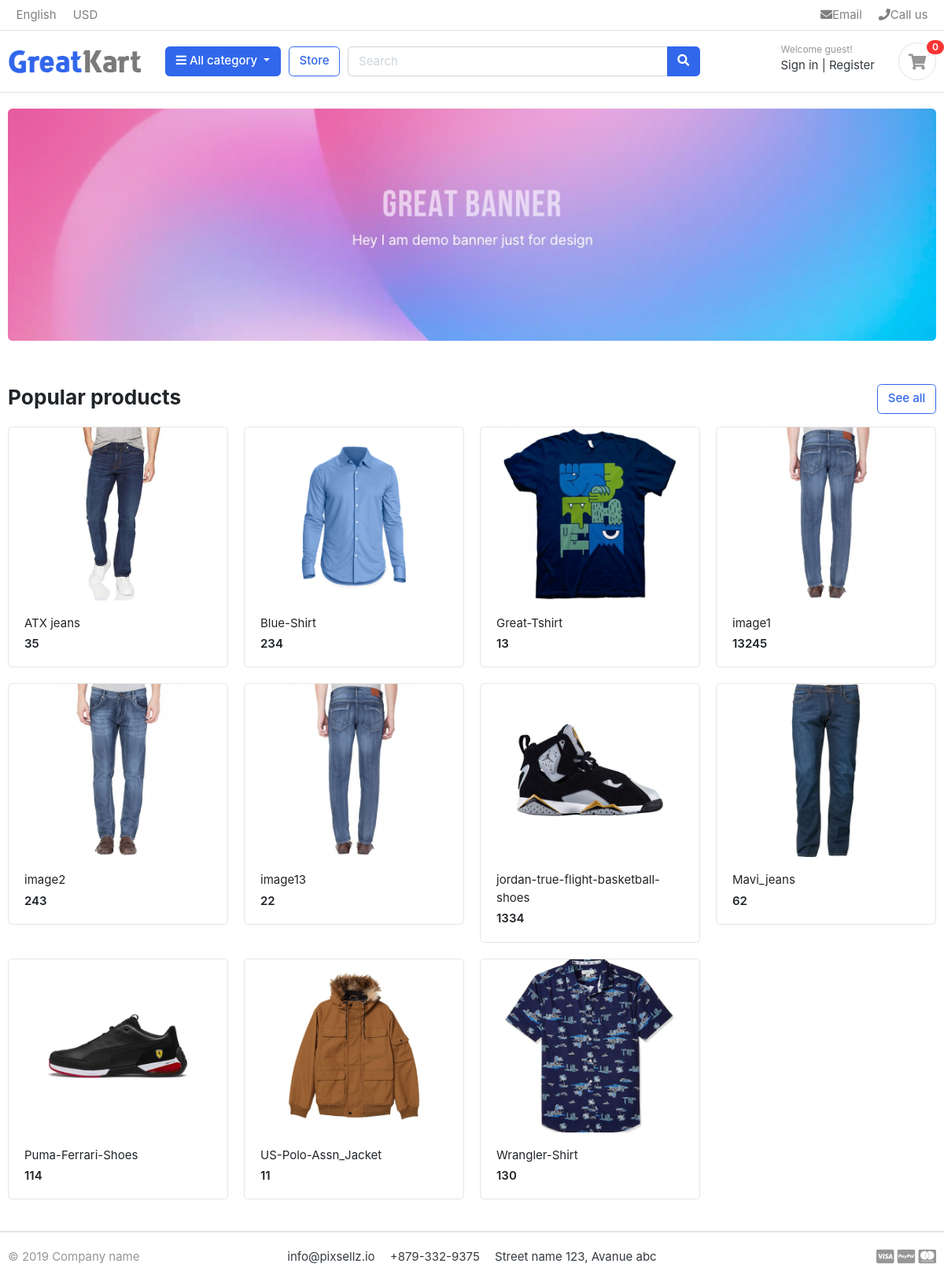
The page / on the database its author committed.
### store/models.py (models this page shows, shortened)
class Product(models.Model):
    product_name = models.CharField(max_length=200, unique=True)
    slug = models.SlugField(max_length=200, unique=True)
    description = models.TextField(max_length=500, blank=True)
    price = models.IntegerField()
    image = models.ImageField(upload_to='photos/products')
    stock = models.IntegerField()
    is_available = models.BooleanField(default=True)
    category = models.ForeignKey('category.Category', on_delete=models.CASCADE)
    created_date = models.DateTimeField(auto_now_add=True)
    modified_date = models.DateTimeField(auto_now=True)
    def get_url(self):
        return reverse('product_detail', args=[self.category.slug, self.slug])

### greatkart/views.py (the view)
# urls.py: 2. Add a URL to urlpatterns:  path('', views.home, name='home')
def home(request):
    products = Product.objects.all().filter(is_available=True)
    context = {
        'products': products,
    }
    return render(request, 'home.html', context)

### carts/context_processors.py (called while the page is built)
def counter(request):
    cart_count = 0
    if 'admin' in request.path:
        return {}
    else:
        try:
            cart = Cart.objects.filter(cart_id=_cart_id(request))
            if request.user.is_authenticated:
                cart_items = CartItem.objects.filter(user=request.user)
            else:
                cart_items = CartItem.objects.filter(cart=cart[:1])
            for cart_item in cart_items:
                cart_count += cart_item.quantity
        except Cart.DoesNotExist:
            cart_count = 0
    return {'cart_count': cart_count}

### carts/views.py (called while the page is built)
def _cart_id(request):
    cart = request.session.session_key
    if not cart:
        cart = request.session.create()
    return cart

### templates/home.html
{% extends 'base.html' %}
{% load static %}
{% block content %}
<section class="section-intro padding-y-sm">
    <div class="container">
        <div class="intro-banner-wrap">
            <img src="{% static 'images/banners/1.jpg' %}" class="img-fluid rounded">
        </div>
    </div>
</section>
<section class="section-name padding-y-sm">
    <div class="container">
        <header class="section-heading">
            <a href="{% url 'store' %}" class="btn btn-outline-primary float-right">See all</a>
            <h3 class="section-title">Popular products</h3>
        </header>
        <div class="row">
            {% for product in products %}
                <div class="col-md-3">
                    <div class="card card-product-grid">
                        <a href="{{ product.get_url }}" class="img-wrap">
                            <img src="{{ product.image.url }}" alt="{{ product.product_name }}">
                        </a>
                        <figcaption class="info-wrap">
                            <a href="{{ product.get_url }}" class="title">{{ product.product_name }}</a>
                            <div class="price mt-1">{{ product.price }}</div>
                        </figcaption>
                    </div>
                </div>
            {% endfor %}
        </div>
    </div>
</section>
{% endblock %}

### greatkart/static/css/ui.css (style rules this page uses)
html { font-family: "Inter", sans-serif; font-size: 15px; }
.img-wrap { text-align: center; display: block; }
.img-wrap img { max-width: 100%; }
.padding-y-sm { padding-top: 20px; padding-bottom: 20px; }
.section-heading { margin-bottom: 20px; margin-top: 15px; }
.section-title { color: #212529; }
[class*=card-product] a.title { color: #212529; display: block; }
[class*=card-product] .img-wrap { overflow: hidden; position: relative; }
[class*=card-product] .img-wrap img { height: 100%; max-width: 100%; width: auto; display: inline-block; -o-object-fit: cover; object-fit: cover; }
.card-product-grid { margin-bottom: 20px; }
.card-product-grid .img-wrap { border-radius: 0.2rem 0.2rem 0 0; height: 220px; }
.card-product-grid .info-wrap { overflow: hidden; padding: 18px 20px; }
.card .img-wrap { overflow: hidden; }
.price { font-weight: 600; color: #212529; }

### rows shown on the page
Product: image (picture), product_name "ATX jeans", price "35"
Product: image (picture), product_name "Blue-Shirt", price "234"
Product: image (picture), product_name "Great-Tshirt", price "13"
Product: image (picture), product_name "image1", price "13245"
Product: image (picture), product_name "image2", price "243"
Product: image (picture), product_name "image13", price "22"
Product: image (picture), product_name "jordan-true-flight-basketball-shoes", price "1334"
Product: image (picture), product_name "Mavi_jeans", price "62"
Product: image (picture), product_name "Puma-Ferrari-Shoes", price "114"
Product: image (picture), product_name "US-Polo-Assn_Jacket", price "11"
Product: image (picture), product_name "Wrangler-Shirt", price "130"

### other values the page prints
{{ cart_count }} "0"
